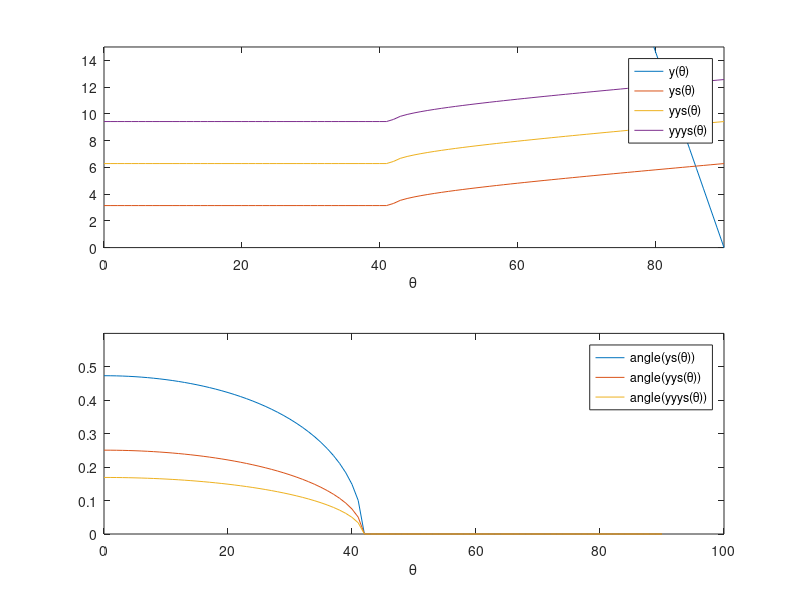

The MATLAB source for this figure:
% N6PLSPS
% Wave traveling with total internal reflection through a planar waveguide.
% Resonance condition of s-polarization.
% Global definition of n1, n2, n3, d and ? above the graph

function N6PLSPS;
n1 = 1.5;
n2 = 1;
n3 = 1;
d = 18;
Lamda = 2;
Theta = (0:1:90);
y = 2*pi*n1*(d/Lamda)*cos(2*pi*Theta/360);
zs1 = (sqrt((n1^2)*(sin(2*pi*Theta/360)).^2-n2^2))./(n1*cos(2*pi*Theta/360));
ys1 = -atan(zs1);
zs3 = (sqrt((n1^2)*(sin(2*pi*Theta/360)).^2-n3^2))./(n1*cos(2*pi*Theta/360));
ys3 = -atan(zs3);

% ys is for m=1, yys for m=2, yyys for m=3
% For these parameters the angle
% Theta of the first three possible modes is determined

ys = -ys1 -ys3 + pi;
yys = -ys1 -ys3 + pi*2;
yyys = -ys1 -ys3 + pi*3;

%Global Definition
Thetac = asin(n2/n1);
ThetaThetac = 360*Thetac/(2*pi)
% ThetaThetac = 41.81

figure(1);
subplot(2,1,1);
plot(Theta,y,Theta,ys,Theta,yys,Theta,yyys);
axis([0 90 0 15]);                  % PLOTS LIMITS                    
xlabel('\theta');
legend('y(\theta)','ys(\theta)','yys(\theta)','yyys(\theta)');


% At the cross-over point of y with ys, yys, or yyys respectively, the resonance condition is
% fulfilled.
% The functions ys, yys and yyys are complex in the region from horizontal appearance to
% zero. This is shown in the next graph where the argument is plotted. The complex region
% has to be disregarded for the determination of the cross-over point.

subplot(2,1,2);
plot(Theta,angle(ys),Theta,angle(yys),Theta,angle(yyys));
axis([0 100 0 0.6]);                  % PLOTS LIMITS                    
xlabel('\theta');
legend('angle(ys(\theta))','angle(yys(\theta))','angle(yyys(\theta))');
